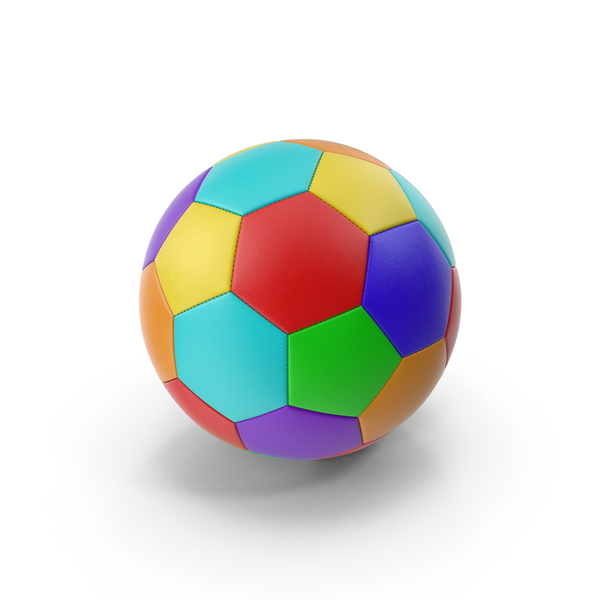
#> input picture Learn PYTHON_Python OGREN/11_Yapay Zeka Artificial Intelligence/opencv_projects/images/top1.jpg, 600 x 600 px
$ python 'opencv_58 filtreleme.py'
#> lines starting #> are read from the running program, lines starting #| are printed output that depends on the picture; after the words box and inside, x2 and y2 are one past the last pixel; in counts of white or black regions, pixels touching at a corner belong together
# filreleme
import cv2
import numpy as np

r1 = cv2.imread("images/top1.jpg")
#> r1 is the input picture: shape (600, 600, 3); mean B, G, R 218.2, 221.7, 221.5
r1 = cv2.pyrDown(r1)
#> r1: shape (300, 300, 3)
cv2.imshow("Orjinal1", r1)

# np.array([hue, saturation, value])
alt = np.array([0,200,50]) # lower
ust = np.array([10,250,255]) # upper

hsv_sekli = cv2.cvtColor(r1, cv2.COLOR_BGR2HSV)
#> hsv_sekli: shape (300, 300, 3); mean H, S, V 13.8, 37.8, 235.3
inrange_ile_maskeli_sekli = cv2.inRange(hsv_sekli, alt, ust)
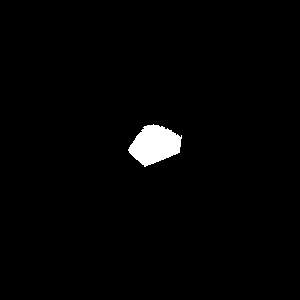
#> inrange_ile_maskeli_sekli: shape (300, 300); 1.7% white; 1 white region, box (x1, y1, x2, y2) and area: (128, 124, 182, 167) 1505
inrange_ile_maskeli_sekli = cv2.medianBlur(inrange_ile_maskeli_sekli, 5)
#> inrange_ile_maskeli_sekli: shape (300, 300); 1.7% white; 1 white region, box (x1, y1, x2, y2) and area: (129, 125, 181, 166) 1497
filtreli_sekli = cv2.bitwise_and(r1, r1, mask = inrange_ile_maskeli_sekli)

# cv2.imshow("Cevrilmis1", c1)
# cv2.imshow("Cevrilmis2", c2)
cv2.imshow("Cevrilmis3(hsv_sekli)", hsv_sekli)
cv2.imshow("Cevrilmis4(filtreli_sekli)", filtreli_sekli)

cv2.imshow("inrange_ile_maskeli_sekli", inrange_ile_maskeli_sekli)
# cv2.imshow("bitwise_and ile", c5)

cv2.waitKey(0)
cv2.destroyAllWindows()
